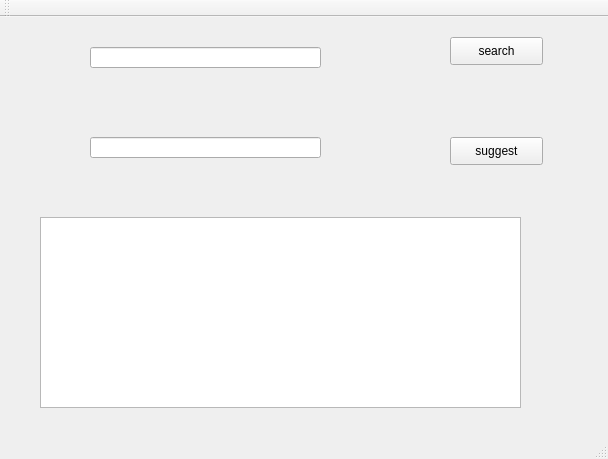
<?xml version="1.0" encoding="UTF-8"?>
<ui version="4.0">
 <class>MainWindow</class>
 <widget class="QMainWindow" name="MainWindow">
  <property name="geometry">
   <rect>
    <x>0</x>
    <y>0</y>
    <width>608</width>
    <height>459</height>
   </rect>
  </property>
  <property name="windowTitle">
   <string>MainWindow</string>
  </property>
  <widget class="QWidget" name="centralWidget">
   <widget class="QPushButton" name="pushButton">
    <property name="geometry">
     <rect>
      <x>450</x>
      <y>20</y>
      <width>93</width>
      <height>28</height>
     </rect>
    </property>
    <property name="text">
     <string>search</string>
    </property>
   </widget>
   <widget class="QLineEdit" name="lineEdit">
    <property name="geometry">
     <rect>
      <x>90</x>
      <y>30</y>
      <width>231</width>
      <height>21</height>
     </rect>
    </property>
   </widget>
   <widget class="QLineEdit" name="lineEdit_2">
    <property name="geometry">
     <rect>
      <x>90</x>
      <y>120</y>
      <width>231</width>
      <height>21</height>
     </rect>
    </property>
   </widget>
   <widget class="QPushButton" name="pushButton_2">
    <property name="geometry">
     <rect>
      <x>450</x>
      <y>120</y>
      <width>93</width>
      <height>28</height>
     </rect>
    </property>
    <property name="text">
     <string>suggest</string>
    </property>
   </widget>
   <widget class="QTextEdit" name="textEdit">
    <property name="geometry">
     <rect>
      <x>40</x>
      <y>200</y>
      <width>481</width>
      <height>191</height>
     </rect>
    </property>
   </widget>
  </widget>
  <widget class="QMenuBar" name="menuBar">
   <property name="geometry">
    <rect>
     <x>0</x>
     <y>0</y>
     <width>608</width>
     <height>26</height>
    </rect>
   </property>
  </widget>
  <widget class="QToolBar" name="mainToolBar">
   <attribute name="toolBarArea">
    <enum>TopToolBarArea</enum>
   </attribute>
   <attribute name="toolBarBreak">
    <bool>false</bool>
   </attribute>
  </widget>
  <widget class="QStatusBar" name="statusBar"/>
 </widget>
 <layoutdefault spacing="6" margin="11"/>
 <resources/>
 <connections/>
</ui>
